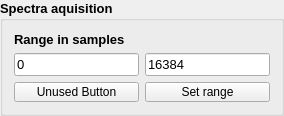
       <widget class="QGroupBox" name="groupBox_SamplingParams">
        <property name="sizePolicy">
         <sizepolicy hsizetype="Preferred" vsizetype="Minimum">
          <horstretch>0</horstretch>
          <verstretch>0</verstretch>
         </sizepolicy>
        </property>
        <property name="minimumSize">
         <size>
          <width>100</width>
          <height>5</height>
         </size>
        </property>
        <property name="maximumSize">
         <size>
          <width>16777215</width>
          <height>16777215</height>
         </size>
        </property>
        <property name="font">
         <font>
          <pointsize>10</pointsize>
          <weight>75</weight>
          <bold>true</bold>
         </font>
        </property>
        <property name="title">
         <string>Spectra aquisition</string>
        </property>
        <layout class="QVBoxLayout" name="verticalLayout_10">
         <item>
          <widget class="QLabel" name="label_AcqRange">
           <property name="sizePolicy">
            <sizepolicy hsizetype="Preferred" vsizetype="Fixed">
             <horstretch>0</horstretch>
             <verstretch>0</verstretch>
            </sizepolicy>
           </property>
           <property name="minimumSize">
            <size>
             <width>100</width>
             <height>0</height>
            </size>
           </property>
           <property name="font">
            <font>
             <pointsize>10</pointsize>
            </font>
           </property>
           <property name="text">
            <string>Range in samples</string>
           </property>
          </widget>
         </item>
         <item>
          <layout class="QHBoxLayout" name="horizontalLayout_SamplingRange">
           <item>
            <widget class="QLineEdit" name="sampling_start_ui">
             <property name="sizePolicy">
              <sizepolicy hsizetype="Minimum" vsizetype="Fixed">
               <horstretch>0</horstretch>
               <verstretch>0</verstretch>
              </sizepolicy>
             </property>
             <property name="minimumSize">
              <size>
               <width>15</width>
               <height>20</height>
              </size>
             </property>
             <property name="font">
              <font>
               <weight>50</weight>
               <bold>false</bold>
              </font>
             </property>
             <property name="text">
              <string>0</string>
             </property>
            </widget>
           </item>
           <item>
            <widget class="QLineEdit" name="sampling_stop_ui">
             <property name="sizePolicy">
              <sizepolicy hsizetype="Minimum" vsizetype="Fixed">
               <horstretch>0</horstretch>
               <verstretch>0</verstretch>
              </sizepolicy>
             </property>
             <property name="minimumSize">
              <size>
               <width>0</width>
               <height>20</height>
              </size>
             </property>
             <property name="font">
              <font>
               <weight>50</weight>
               <bold>false</bold>
              </font>
             </property>
             <property name="text">
              <string>16384</string>
             </property>
            </widget>
           </item>
          </layout>
         </item>
         <item>
          <layout class="QHBoxLayout" name="horizontalLayout_SamplingButtons">
           <item>
            <widget class="QPushButton" name="StopAcqButton">
             <property name="sizePolicy">
              <sizepolicy hsizetype="Minimum" vsizetype="Preferred">
               <horstretch>0</horstretch>
               <verstretch>0</verstretch>
              </sizepolicy>
             </property>
             <property name="minimumSize">
              <size>
               <width>15</width>
               <height>20</height>
              </size>
             </property>
             <property name="maximumSize">
              <size>
               <width>16777215</width>
               <height>20</height>
              </size>
             </property>
             <property name="font">
              <font>
               <pointsize>9</pointsize>
               <weight>50</weight>
               <bold>false</bold>
              </font>
             </property>
             <property name="cursor">
              <cursorShape>PointingHandCursor</cursorShape>
             </property>
             <property name="mouseTracking">
              <bool>false</bool>
             </property>
             <property name="focusPolicy">
              <enum>Qt::StrongFocus</enum>
             </property>
             <property name="styleSheet">
              <string notr="true"/>
             </property>
             <property name="text">
              <string>Unused Button</string>
             </property>
             <property name="shortcut">
              <string/>
             </property>
             <property name="checkable">
              <bool>false</bool>
             </property>
             <property name="autoRepeat">
              <bool>false</bool>
             </property>
             <property name="autoDefault">
              <bool>false</bool>
             </property>
             <property name="default">
              <bool>false</bool>
             </property>
             <property name="flat">
              <bool>false</bool>
             </property>
            </widget>
           </item>
           <item>
            <widget class="QPushButton" name="SetRangeButton">
             <property name="sizePolicy">
              <sizepolicy hsizetype="Minimum" vsizetype="Preferred">
               <horstretch>0</horstretch>
               <verstretch>0</verstretch>
              </sizepolicy>
             </property>
             <property name="minimumSize">
              <size>
               <width>15</width>
               <height>20</height>
              </size>
             </property>
             <property name="maximumSize">
              <size>
               <width>16777215</width>
               <height>20</height>
              </size>
             </property>
             <property name="font">
              <font>
               <pointsize>9</pointsize>
               <weight>50</weight>
               <bold>false</bold>
              </font>
             </property>
             <property name="cursor">
              <cursorShape>PointingHandCursor</cursorShape>
             </property>
             <property name="mouseTracking">
              <bool>false</bool>
             </property>
             <property name="focusPolicy">
              <enum>Qt::StrongFocus</enum>
             </property>
             <property name="styleSheet">
              <string notr="true"/>
             </property>
             <property name="text">
              <string>Set range</string>
             </property>
             <property name="shortcut">
              <string/>
             </property>
             <property name="checkable">
              <bool>false</bool>
             </property>
             <property name="autoRepeat">
              <bool>false</bool>
             </property>
             <property name="autoDefault">
              <bool>false</bool>
             </property>
             <property name="default">
              <bool>false</bool>
             </property>
             <property name="flat">
              <bool>false</bool>
             </property>
            </widget>
           </item>
          </layout>
         </item>
        </layout>
       </widget>
